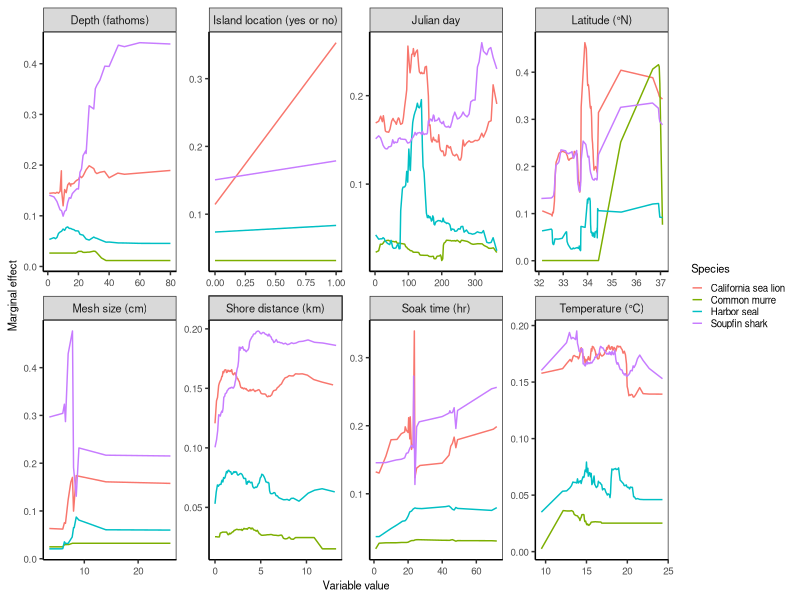

This chart was generated by the following R code: (Note: this script raises an error after producing the figure.)

# Clear workspace
rm(list = ls())

# Setup
################################################################################

# Packages
library(tidyverse)

# Directories
plotdir <- "figures"


# Read data
################################################################################

data <- read.csv("model_result/marginal_effects.csv")


# Plot data
################################################################################

# Theme
base_theme <-  theme(axis.text=element_text(size=7),
                     axis.title=element_text(size=8),
                     legend.text=element_text(size=7),
                     legend.title=element_text(size=8),
                     strip.text=element_text(size=8),
                     # Gridlines
                     panel.grid.major = element_blank(), 
                     panel.grid.minor = element_blank(),
                     panel.background = element_blank(), 
                     axis.line = element_line(colour = "black"),
                     # Legend
                     legend.background = element_rect(fill=alpha('blue', 0)))

# Plot
g <- ggplot(data, aes(x=value, y=prob, color=species)) +
  facet_wrap(~variable, ncol=4, scales="free") +
  geom_line() +
  # Labels
  labs(x="Variable value", y="Marginal effect") +
  # Legend
  scale_color_discrete(name="Species") +
  # Theme
  theme_bw() + base_theme +
  theme(legend.key.size=unit(0.3, "cm"),
        legend.position = "right")
g

# Export
ggsave(g, filename=file.path(plotdir, "Fig6_marginal_effects.png"), 
       width=6.5, height=3.75, units="in", dpi=600)


